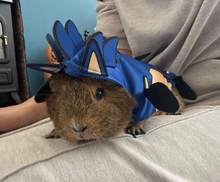
%> input picture NFPImageRecovery/Sonic.png, 220 x 182 px, shrunk from 455 x 377 before the run
$ octave ImageNoise.m   (GNU Octave 9; MATLAB toolbox functions it lacks are replaced by stand-ins)
%> lines starting %> are read from the running program, lines starting %| are printed output that depends on the picture
clear all

counter = 0;
for SNR = 5:5:25
counter = counter + 1;

colorimage = imread('Sonic.png');
%> colorimage is the input picture: size 182x220x3 uint8; mean R, G, B 124.7, 121.7, 119
[rows, columns, numberOfColorBands] = size(colorimage);
%> rows = 182; columns = 220; numberOfColorBands = 3

% Display the original image.
subplot(2, 3, 1);
imshow(colorimage, []);
fontSize = 15;
title('Original Image', 'FontSize', fontSize, 'Interpreter', 'None');
noise = randn(rows,columns);
for s=1:3
grayimage = colorimage(:, :, s); % Take green channel.
grayimage = im2double(grayimage);
noise = (norm(grayimage)/10^(SNR/10))*noise/norm(noise);
for i = 1:rows
    for j = 1:columns
        grayimage(i,j) = grayimage(i,j) + noise(i,j);
    end
end
rgb(:,s) = reshape(im2double(grayimage),[],1);
end
%> this loop made 3 passes
%> pass 1, `grayimage = colorimage(:, :, s);`:
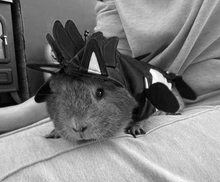
%> grayimage: size 182x220 uint8; min 0, max 255, mean 124.7
%> pass 1, `noise = (norm(grayimage)/10^(SNR/10))*noise/norm(noise);`:
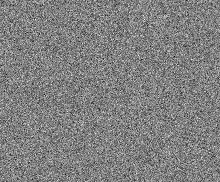
%> noise: size 182x220 double; min -5.15, max 5.03, mean -0.00912; drawn with min black and max white
%> pass 2, `grayimage = colorimage(:, :, s);`:
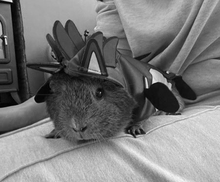
%> grayimage: size 182x220 uint8; min 0, max 255, mean 121.7

Imageestimate = cat(3, reshape(rgb(:,1),rows,columns), reshape(rgb(:,2),rows,columns), reshape(rgb(:,3),rows,columns));
subplot(2, 3, counter+1);
imshow(Imageestimate, []);
fontSize = 15;
title(sprintf('SNR = %d db',SNR), 'FontSize', fontSize, 'Interpreter', 'None');
end
